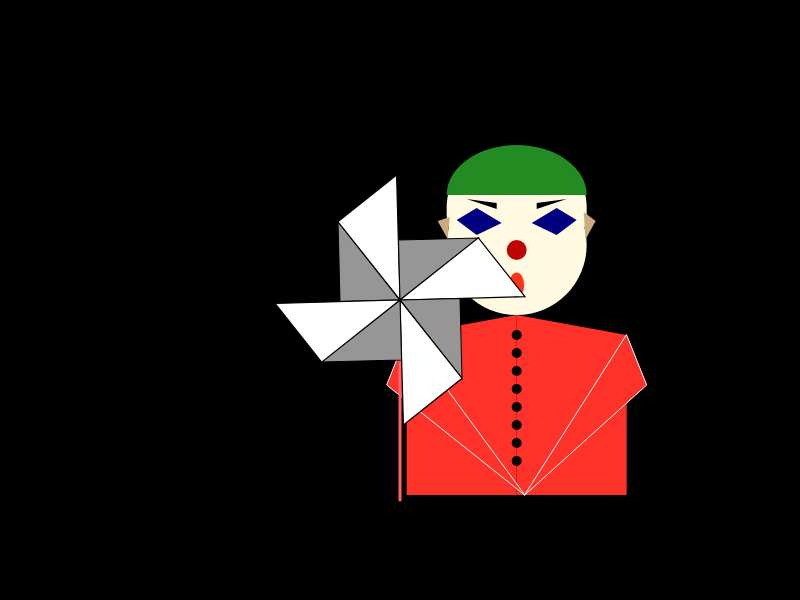
Frame 1 (no input)
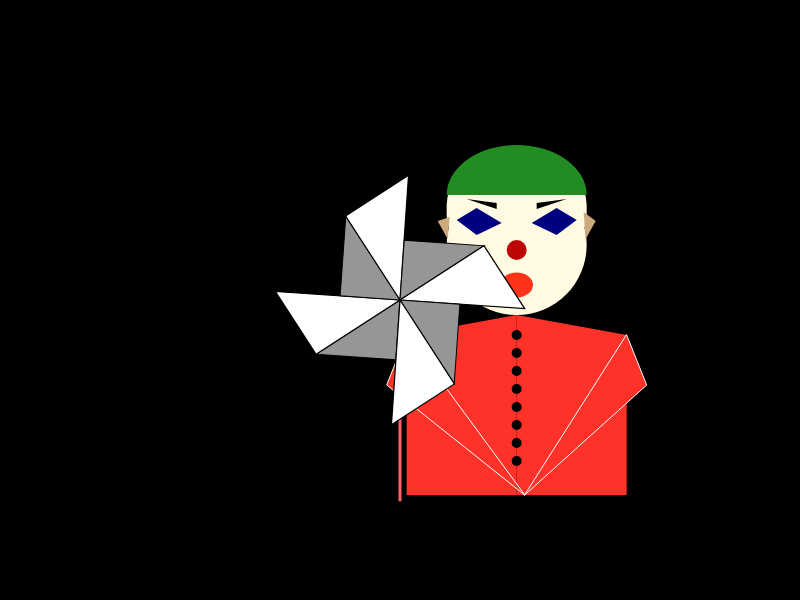
Frame 60 (no input)
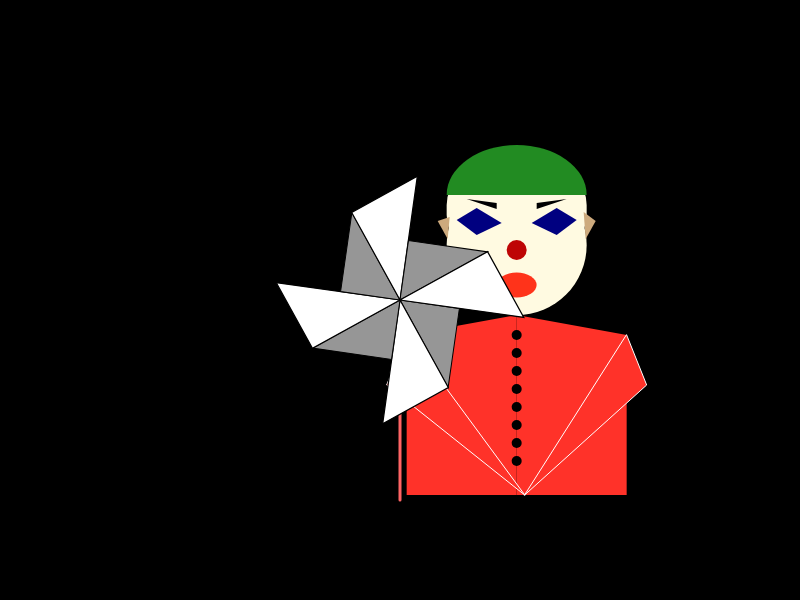
Frame 120 (the mouse pressed at the canvas centre since frame 60)

The p5.js sketch that drew these frames (run headless with seeded random() and noise() and a simulated clock; from frame 60 on, the mouse is pressed at the canvas centre):

// p5.js sketch
// ── sketch.js
let radius = 15;
let dif = 0.3;


function setup() {
  createCanvas(displayWidth,displayHeight);
}


function draw() {
  background(0);

  push(); //joker

  translate(width/3, height/8);

  fill(255,250,225); //head
  noStroke();
  rect(180,90,140,90,40);
  ellipse(250,170,140);

  fill(205,170,125); //ears
  triangle(183,142,171,146,181,164);
  triangle(317,137,329,146,319,164);

  fill(34 ,139, 34); //hair
  arc(250, 120, 140, 100, PI, PI*2 ,OPEN);

  fill(255,51,26); //mouth
  ellipse(250,210,radius,25);
  radius += dif;
  if (radius > 45){
    dif = -dif;
  }else if (radius < 15){
    dif = -dif;
  }


  fill(0); //eyebrow
  triangle(200,124,230,128,230,134);
  triangle(300,124,270,128,270,134);

  fill(0,0,128); //eyes
  quad(210,133,190,145,210,160,235,148);
  quad(290,133,310,145,290,160,265,148);

  fill(190,5,5);   //nose
  ellipse(250,175,20);

  fill(255,50,41); //clothes
  quad(250,240,140,260,140,420,250,420);
  quad(250,240,360,260,360,420,250,420);
  fill(0);
  for (let i = 260; i < 400; i += 18){
    ellipse(250,i,10);
  }

  stroke(255); //hands
  fill(255,50,41);
  triangle(140,260,120,310,258,420);
  triangle(360,260,380,310,258,420);

  pop();

  push(); //stick

  translate(width/2, height/2);
  strokeWeight(3);
  stroke(255,100,100);
  beginShape(LINES);
  vertex(0,0);
  vertex(0,200);
  endShape();

  pop();

  //pinwheel
  for (let angle = 0; angle<360; angle += 90){
    push();

    translate(width/2, height/2);
    rotate(-frameCount/40);
    rotate( radians(angle) );
    fill(150);
    beginShape(TRIANGLES);
    vertex(0,0);
    vertex(-60,0);
    vertex(-60,-80);
    endShape();

    fill(255);
    scale(1.25);
    rotate( radians(53) );
    beginShape(TRIANGLES);
    vertex(0,0);
    vertex(-80,0);
    vertex(-80,-60);
    endShape();

    pop();
  }

}
